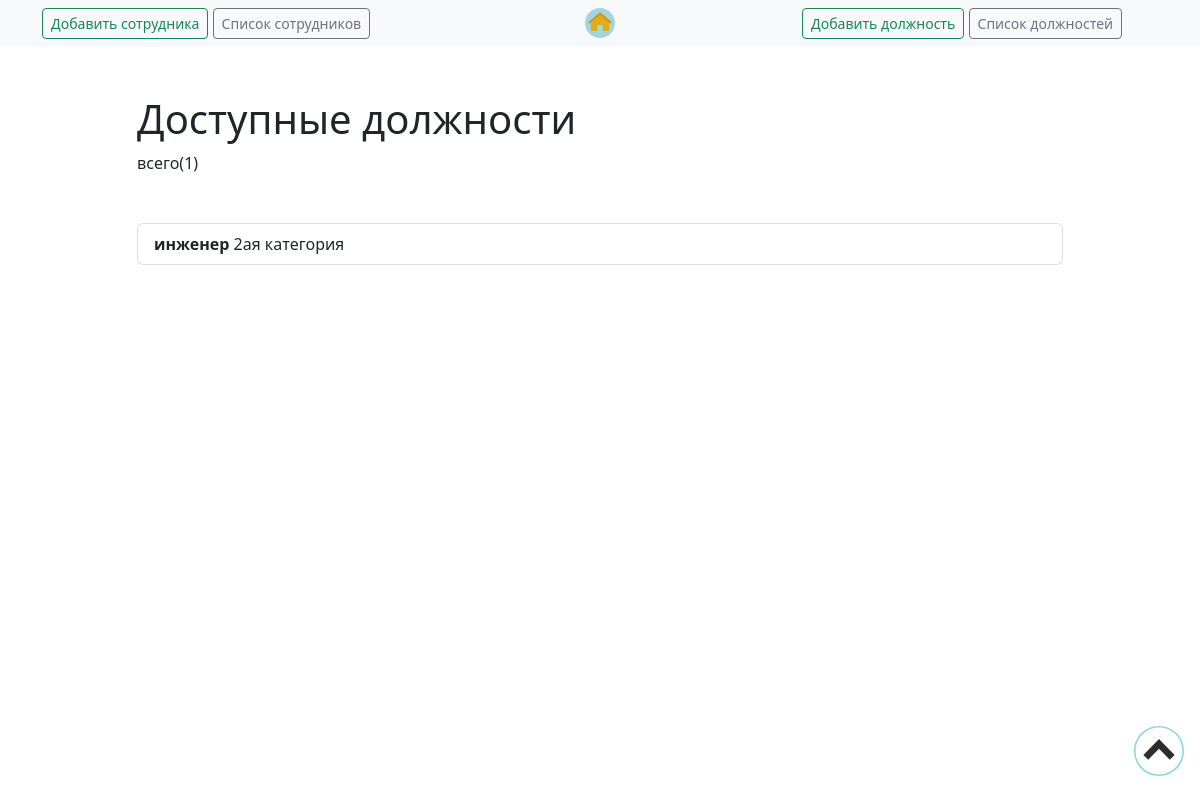
Page /currentjob/ on the earlier database version.
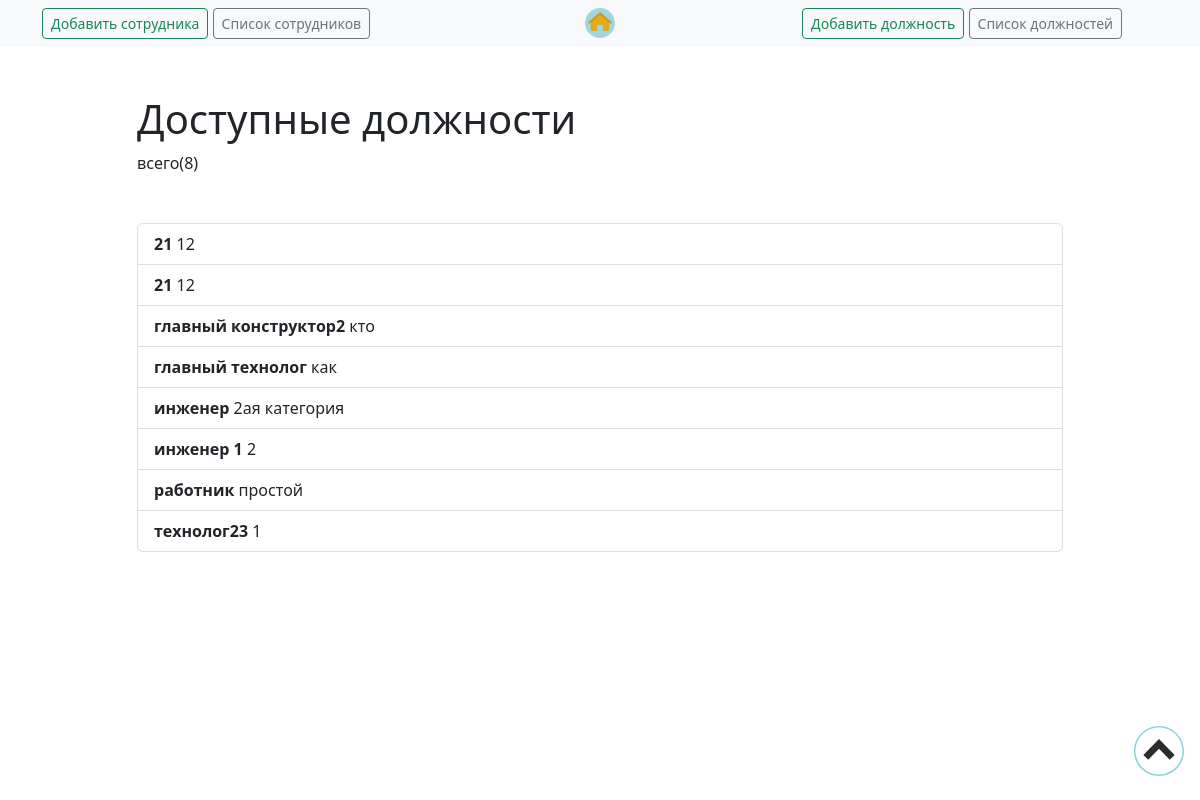
Same page on the later database version.
### job/models.py (models this page shows, shortened)
class Job(models.Model):
    job_title = models.CharField(max_length=100)  # в заголовках небольше 100символов
    job_category = models.CharField(max_length=100)
    created = models.DateTimeField(auto_now=True)  # отображается не только дата, но и время

### job/views.py (the view)
# urls.py: path('currentjob/', views.currentjob, name='current_job'),  # отображение всех созданых должностей
def currentjob(request):
    currentjobs = Job.objects.all().order_by('job_title')
    return render(request, 'job/current_job.html', {'currentjobs': currentjobs})

### job/templates/job/current_job.html
{% extends 'job/base.html' %}
{% load static %}
{% block content %}
    <div class="row justify-content-center mt-5">
        <div class="col-md-10">
            {% if currentjobs %}
                <h1>Доступные должности</h1>
                всего({{ currentjobs.count }})
            {% else %}
                           <h1>Доступные должности</h1>
            {% endif %}
        </div>
    </div>
    <div class="row justify-content-center mt-5">
        <div class="col-md-10">
        {% if currentjobs %}
            <div class="list-group">
                {% for currentjob in currentjobs %}
                    <a href="{% url 'viewjob' currentjob.id %}"
                       class="list-group-item list-group-item-action">
                        <b>{{ currentjob.job_title }}</b>
                        {{ currentjob.job_category }}
                    </a>
                {% endfor %}
            </div>
        {% else %}
            <div class="text-center">
                <h2>Похоже, у Вас нет должностей!</h2>
            <br>
            <a role="button" class="btn btn-primary" href="{% url 'create_jobtitle' %}">Новая должность</a>
            </div>
        {% endif %}
        </div>
    </div>
    <br>
    <br>
<div class = "fixed-bottom" style="margin-right: 16px; margin-bottom: 24px;">
    <div class= "d-flex justify-content-end">
        <a href = "#start"> <img src = "{% static 'employees/up-arrow-svgrepo-com.svg' %}" title="вверх" width="50" height="50"> </a>
    </div>
</div>
{% endblock %}

### job/templates/job/base.html (shortened to what this page needs)
{% load static %}
<html lang="en">
<head>
    <link rel="stylesheet" href="{% static 'employees/custom.css' %}">
    <link href="https://cdn.jsdelivr.net/npm/bootstrap@5.2.0-beta1/dist/css/bootstrap.min.css" rel="stylesheet">
</head>
<body>
    <nav class="navbar ml-auto bg-light">
      <div class="container justify-content-center">
          <div class="row col">
              <div class="col">
                <a href="{% url 'employees:create_employees' %}" class="btn btn-sm btn-outline-success"
                        type="button">Добавить сотрудника</a>
                <a href="{% url 'employees:current_employees' %}" class="btn btn-sm btn-outline-secondary"
                   type="button">Список сотрудников</a>
              </div>
              <div class="col  text-center">
                <a href="{% url 'home' %}">
                    <img src="{% static 'employees/home-svgrepo-com.svg' %}" width="30" height="30">
                </a>
              </div>
              <div class="col">
                <a href="{% url 'create_jobtitle' %}" class="btn btn-sm btn-outline-success"
                   type="button">Добавить должность</a>
                <a href="{% url 'current_job' %}" class="btn btn-sm btn-outline-secondary"
                   type="button">Список должностей</a>
              </div>
          </div>
      </div>
    </nav>
    <div class="container">
        {% block content %}{% endblock %}
    </div>
</body>
</html>

Differences in the rows shown:
added Job: job_title "21", job_category "12"
added Job: job_title "21", job_category "12"
added Job: job_title "главный конструктор2", job_category "кто"
added Job: job_title "главный технолог", job_category "как"
added Job: job_title "инженер 1", job_category "2"
added Job: job_title "работник", job_category "простой"
added Job: job_title "технолог23", job_category "1"
Other differences:
{{ currentjobs.count }}: "1" → "8"
